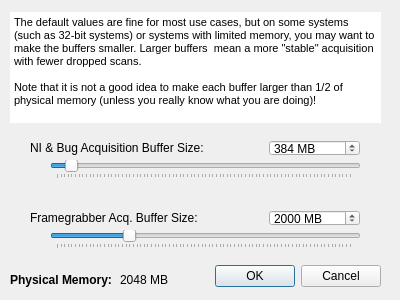
<?xml version="1.0" encoding="UTF-8"?>
<ui version="4.0">
 <class>SampleBuf_Dialog</class>
 <widget class="QDialog" name="SampleBuf_Dialog">
  <property name="geometry">
   <rect>
    <x>0</x>
    <y>0</y>
    <width>400</width>
    <height>300</height>
   </rect>
  </property>
  <property name="windowTitle">
   <string>Realtime Sample Buffer Sizes</string>
  </property>
  <widget class="QDialogButtonBox" name="buttonBox">
   <property name="geometry">
    <rect>
     <x>200</x>
     <y>260</y>
     <width>181</width>
     <height>32</height>
    </rect>
   </property>
   <property name="orientation">
    <enum>Qt::Horizontal</enum>
   </property>
   <property name="standardButtons">
    <set>QDialogButtonBox::Cancel|QDialogButtonBox::Ok</set>
   </property>
  </widget>
  <widget class="QLabel" name="label">
   <property name="geometry">
    <rect>
     <x>30</x>
     <y>140</y>
     <width>201</width>
     <height>16</height>
    </rect>
   </property>
   <property name="text">
    <string>NI &amp; Bug Acquisition Buffer Size:</string>
   </property>
  </widget>
  <widget class="QSpinBox" name="regularSB">
   <property name="geometry">
    <rect>
     <x>269</x>
     <y>140</y>
     <width>91</width>
     <height>16</height>
    </rect>
   </property>
   <property name="suffix">
    <string> MB</string>
   </property>
   <property name="minimum">
    <number>1</number>
   </property>
   <property name="maximum">
    <number>8192</number>
   </property>
   <property name="value">
    <number>384</number>
   </property>
  </widget>
  <widget class="QLabel" name="label_2">
   <property name="geometry">
    <rect>
     <x>30</x>
     <y>210</y>
     <width>201</width>
     <height>16</height>
    </rect>
   </property>
   <property name="text">
    <string>Framegrabber Acq. Buffer Size:</string>
   </property>
  </widget>
  <widget class="QSpinBox" name="fgShmSB">
   <property name="geometry">
    <rect>
     <x>269</x>
     <y>210</y>
     <width>91</width>
     <height>16</height>
    </rect>
   </property>
   <property name="suffix">
    <string> MB</string>
   </property>
   <property name="minimum">
    <number>1</number>
   </property>
   <property name="maximum">
    <number>8192</number>
   </property>
   <property name="value">
    <number>2000</number>
   </property>
  </widget>
  <widget class="QSlider" name="regularSlider">
   <property name="geometry">
    <rect>
     <x>50</x>
     <y>160</y>
     <width>311</width>
     <height>19</height>
    </rect>
   </property>
   <property name="minimum">
    <number>1</number>
   </property>
   <property name="maximum">
    <number>8192</number>
   </property>
   <property name="value">
    <number>384</number>
   </property>
   <property name="orientation">
    <enum>Qt::Horizontal</enum>
   </property>
   <property name="tickPosition">
    <enum>QSlider::TicksBelow</enum>
   </property>
   <property name="tickInterval">
    <number>100</number>
   </property>
  </widget>
  <widget class="QSlider" name="fgShmSlider">
   <property name="geometry">
    <rect>
     <x>50</x>
     <y>230</y>
     <width>311</width>
     <height>19</height>
    </rect>
   </property>
   <property name="minimum">
    <number>1</number>
   </property>
   <property name="maximum">
    <number>8192</number>
   </property>
   <property name="value">
    <number>2000</number>
   </property>
   <property name="orientation">
    <enum>Qt::Horizontal</enum>
   </property>
   <property name="tickPosition">
    <enum>QSlider::TicksBelow</enum>
   </property>
   <property name="tickInterval">
    <number>100</number>
   </property>
  </widget>
  <widget class="QTextEdit" name="textEdit">
   <property name="geometry">
    <rect>
     <x>10</x>
     <y>12</y>
     <width>371</width>
     <height>111</height>
    </rect>
   </property>
   <property name="frameShape">
    <enum>QFrame::NoFrame</enum>
   </property>
   <property name="frameShadow">
    <enum>QFrame::Plain</enum>
   </property>
   <property name="readOnly">
    <bool>true</bool>
   </property>
   <property name="html">
    <string>&lt;!DOCTYPE HTML PUBLIC &quot;-//W3C//DTD HTML 4.0//EN&quot; &quot;http://www.w3.org/TR/REC-html40/strict.dtd&quot;&gt;
&lt;html&gt;&lt;head&gt;&lt;meta name=&quot;qrichtext&quot; content=&quot;1&quot; /&gt;&lt;style type=&quot;text/css&quot;&gt;
p, li { white-space: pre-wrap; }
&lt;/style&gt;&lt;/head&gt;&lt;body style=&quot; font-family:'MS Shell Dlg 2'; font-size:8.25pt; font-weight:400; font-style:normal;&quot;&gt;
&lt;p style=&quot; margin-top:0px; margin-bottom:0px; margin-left:0px; margin-right:0px; -qt-block-indent:0; text-indent:0px;&quot;&gt;The default values are fine for most use cases, but on some systems (such as 32-bit systems) or systems with limited memory, you may want to make the buffers smaller. Larger buffers  mean a more &amp;quot;stable&amp;quot; acquisition with fewer dropped scans.  &lt;/p&gt;
&lt;p style=&quot;-qt-paragraph-type:empty; margin-top:0px; margin-bottom:0px; margin-left:0px; margin-right:0px; -qt-block-indent:0; text-indent:0px;&quot;&gt;&lt;br /&gt;&lt;/p&gt;
&lt;p style=&quot; margin-top:0px; margin-bottom:0px; margin-left:0px; margin-right:0px; -qt-block-indent:0; text-indent:0px;&quot;&gt;Note that it is not a good idea to make each buffer larger than 1/2 of physical memory (unless you really know what you are doing)!&lt;/p&gt;&lt;/body&gt;&lt;/html&gt;</string>
   </property>
  </widget>
  <widget class="QLabel" name="label_5">
   <property name="geometry">
    <rect>
     <x>10</x>
     <y>270</y>
     <width>101</width>
     <height>20</height>
    </rect>
   </property>
   <property name="font">
    <font>
     <weight>75</weight>
     <bold>true</bold>
    </font>
   </property>
   <property name="text">
    <string>Physical Memory:</string>
   </property>
  </widget>
  <widget class="QLabel" name="memLbl">
   <property name="geometry">
    <rect>
     <x>120</x>
     <y>270</y>
     <width>81</width>
     <height>20</height>
    </rect>
   </property>
   <property name="font">
    <font>
     <italic>false</italic>
    </font>
   </property>
   <property name="text">
    <string>2048 MB</string>
   </property>
  </widget>
 </widget>
 <resources/>
 <connections>
  <connection>
   <sender>buttonBox</sender>
   <signal>accepted()</signal>
   <receiver>SampleBuf_Dialog</receiver>
   <slot>accept()</slot>
   <hints>
    <hint type="sourcelabel">
     <x>248</x>
     <y>254</y>
    </hint>
    <hint type="destinationlabel">
     <x>157</x>
     <y>274</y>
    </hint>
   </hints>
  </connection>
  <connection>
   <sender>buttonBox</sender>
   <signal>rejected()</signal>
   <receiver>SampleBuf_Dialog</receiver>
   <slot>reject()</slot>
   <hints>
    <hint type="sourcelabel">
     <x>316</x>
     <y>260</y>
    </hint>
    <hint type="destinationlabel">
     <x>286</x>
     <y>274</y>
    </hint>
   </hints>
  </connection>
  <connection>
   <sender>fgShmSlider</sender>
   <signal>valueChanged(int)</signal>
   <receiver>fgShmSB</receiver>
   <slot>setValue(int)</slot>
   <hints>
    <hint type="sourcelabel">
     <x>205</x>
     <y>239</y>
    </hint>
    <hint type="destinationlabel">
     <x>304</x>
     <y>217</y>
    </hint>
   </hints>
  </connection>
  <connection>
   <sender>fgShmSB</sender>
   <signal>valueChanged(int)</signal>
   <receiver>fgShmSlider</receiver>
   <slot>setValue(int)</slot>
   <hints>
    <hint type="sourcelabel">
     <x>304</x>
     <y>217</y>
    </hint>
    <hint type="destinationlabel">
     <x>205</x>
     <y>239</y>
    </hint>
   </hints>
  </connection>
  <connection>
   <sender>regularSB</sender>
   <signal>valueChanged(int)</signal>
   <receiver>regularSlider</receiver>
   <slot>setValue(int)</slot>
   <hints>
    <hint type="sourcelabel">
     <x>304</x>
     <y>147</y>
    </hint>
    <hint type="destinationlabel">
     <x>205</x>
     <y>169</y>
    </hint>
   </hints>
  </connection>
  <connection>
   <sender>regularSlider</sender>
   <signal>valueChanged(int)</signal>
   <receiver>regularSB</receiver>
   <slot>setValue(int)</slot>
   <hints>
    <hint type="sourcelabel">
     <x>205</x>
     <y>169</y>
    </hint>
    <hint type="destinationlabel">
     <x>304</x>
     <y>147</y>
    </hint>
   </hints>
  </connection>
 </connections>
</ui>
